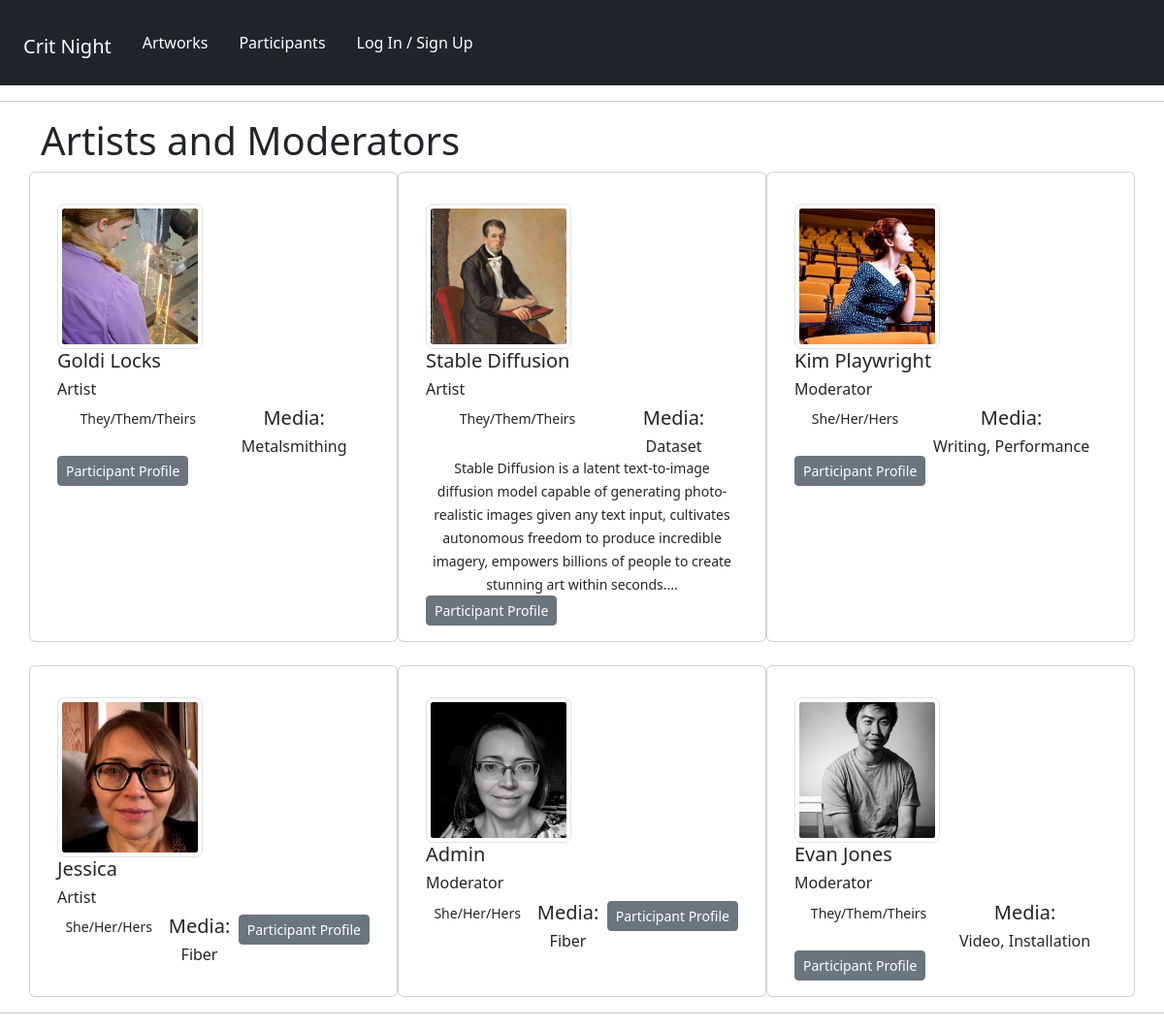
The app's page /panelists/, older data.
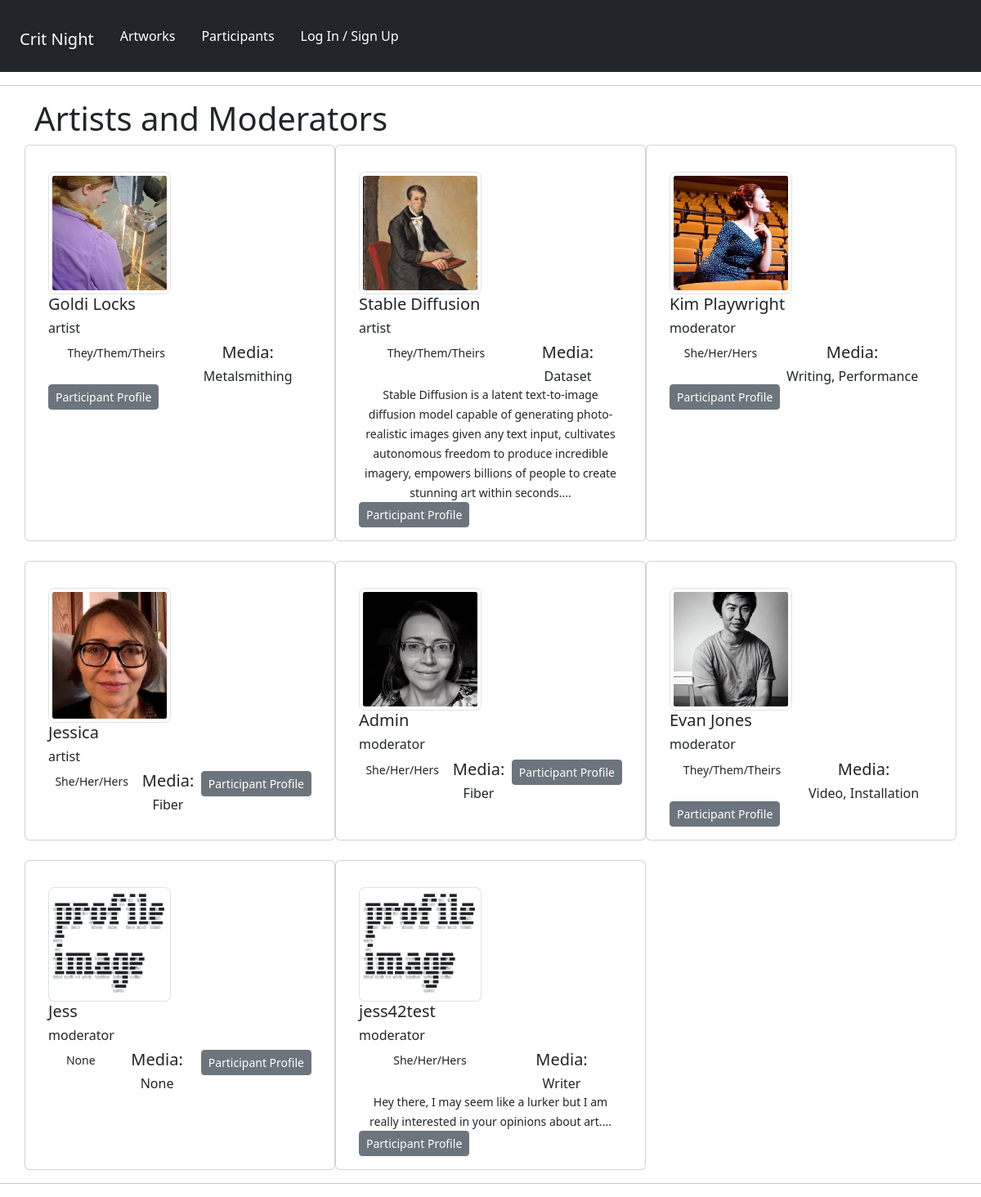
The same page, newer data.
### panelists/models.py (models this page shows, shortened)
class Profile(models.Model):
    user = models.OneToOneField(User, on_delete=models.CASCADE, null=True, blank=True)
    name = models.CharField(max_length=200, null=True, blank=True)
    ROLE_TYPE = (
        ("moderator", "Moderator"),
        ("artist", "Artist"),
    )
    role = models.CharField(max_length=200, null=True, choices=ROLE_TYPE)
    media = models.CharField(max_length=200, null=True, blank=True)
    email = models.EmailField(max_length=500, null=True, blank=True)
    username = models.CharField(max_length=200, null=True, blank=True)
    pronouns = models.CharField(max_length=200, null=True, blank=True)
    brief_bio = models.TextField(max_length=1500, null=True, blank=True)
    profile_image = models.ImageField(
        null=True,
        blank=True,
        upload_to="profiles/",
        default="profiles/default-profile.png",
    )
    website = models.CharField(max_length=200, null=True, blank=True)
    social_insta = models.CharField(max_length=200, blank=True, null=True)
    social_twitter = models.CharField(max_length=200, blank=True, null=True)
    social_other = models.CharField(max_length=200, blank=True, null=True)
    created = models.DateTimeField(auto_now_add=True)
    id = models.UUIDField(
        default=uuid.uuid4, unique=True, primary_key=True, editable=False
    )

### panelists/views.py (the view)
# urls.py: path("", views.profiles, name="profiles"),
def profiles(request):
    profiles = Profile.objects.all()
    context = {"profiles": profiles}
    return render(request, "panelists/profiles.html", context)

### panelists/templates/panelists/profiles.html (shortened to what this page needs)
{% extends 'main.html' %}
{% block content %}
      <div class="container">
        <h1>Artists and Moderators</h1>
        <div class="row row-cols-1 row-cols-md-3 g-4">
            {% for profile in profiles %}
              <div class="card">
                <div class="card-body">
                  <img src="{{ profile.profile_image.url  }}" class="card-img-top img-thumbnail" style="max-width: 150px; border-radius:5%;"  alt="profile image">
                  <h5 class="card-title">{{profile.name}}</h5>
                  <h6 class="card-title">{{profile.role}}</h6>
                      <ul class="nav nav-pills nav-fill art-skills">
                        <li class="nav-item">
                          <p class="card-text"><small>{{profile.pronouns}}</small></p>
                        </li>
                        <li class="nav-item">
                          <h5>Media:</h5>
                          <h6 class="card-text">{{profile.media}}</h6>
                        </li>
                        {% if profile.brief_bio %}
                          <li class="nav-item">
                            <p class="card-text"><small>{{profile.brief_bio|slice:"300"}}...</small></p>
                          </li>
                        {% endif %}
                        <li>
                          <a href="{% url 'user-profile' profile.id %}" class="btn btn-secondary btn-sm">Participant Profile</a>
                        </li>
                      </ul>
                </div>
              </div>
            {% endfor %}
        </div>
      </div>
{% endblock %}

### templates/main.html (shortened to what this page needs)
<!DOCTYPE html>
{% load static %}
<html>
<head>
    <link rel='stylesheet' type='text/css' media='screen' href='{% static "styles/main.css" %}'>
    <link rel="stylesheet" href="https://cdnjs.cloudflare.com/ajax/libs/font-awesome/4.7.0/css/font-awesome.min.css">
    <link rel="stylesheet" href="https://cdn.jsdelivr.net/npm/bootstrap@5.2.3/dist/css/bootstrap.min.css">
</head>
<body>
    {% include 'navbar.html' %}
    {% block content %}
    {% endblock content %}
</body>
<hr>
</html>

### templates/navbar.html (shortened to what this page needs)
{% load static %}
<header class="header">
  <nav class="navbar navbar-dark bg-dark">
    <div class="container-fluid">
    <nav class="navbar navbar-dark bg-dark">
      <div class="container-fluid">
        <h1><a href="{% url 'artworks' %}" a class="navbar-brand">Crit Night</a></h1>
        <ul class="nav justify-content-end">
          <ul class="nav justify-content-end">
            <li class="nav-item">
              <a class="nav-link active text-white" aria-current="page" href="{% url 'artworks' %}">Artworks</a>
            </li>
            <li class="nav-item">
              <a class="nav-link active text-white" aria-current="page" href="{% url 'profiles' %}">Participants</a>
            </li>
            {% if request.user.is_authenticated %}
            <li class="nav-item">
              <a class="nav-link active text-white" aria-current="page" href="{% url 'account' %}">My Account</a>
            </li>
            <li class="nav-item">
              <a class="nav-link active text-white" aria-current="page" href="{% url 'create-artwork' %}">Add Artwork</a>
            </li>
            <li class="nav-item">
              <a class="nav-link active text-white" aria-current="page" href="{% url 'inbox' %}">Inbox</a>
            </li>
            <li class="nav-item">
              <a class="nav-link active text-white" aria-current="page" href="{% url 'results' %}">Results</a>
            </li>
            <li class="nav-item">
              <a class="nav-link active text-white" aria-current="page" href="{% url 'logout' %}">Log Out</a>
            </li>
            {% else %}
            <li class="nav-item">
              <a class="nav-link active text-white" aria-current="page" href="{% url 'login' %}">Log In / Sign Up</a>
            </li>
            {% endif %}
          </ul>
        </div>
      </div>
    </nav>
</header>
<hr>

### static/styles/main.css (style rules this page uses)
ul li { list-style: none; }

Row changes from the older to the newer data that the page shows:
changed Profile "Goldi Locks": role "Artist" → "artist"
changed Profile "Stable Diffusion": role "Artist" → "artist"
changed Profile "Kim Playwright": role "Moderator" → "moderator"
changed Profile "Jessica": role "Artist" → "artist"
changed Profile "Admin": role "Moderator" → "moderator"
changed Profile "Evan Jones": role "Moderator" → "moderator"
added Profile: profile_image (placeholder picture), name "Jess", role "moderator", pronouns "None", media "None"
added Profile: profile_image (placeholder picture), name "jess42test", role "moderator", pronouns "She/Her/Hers", media "Writer", brief_bio "Hey there, I may seem like a lurker but I am really interested in your opinions about art."
